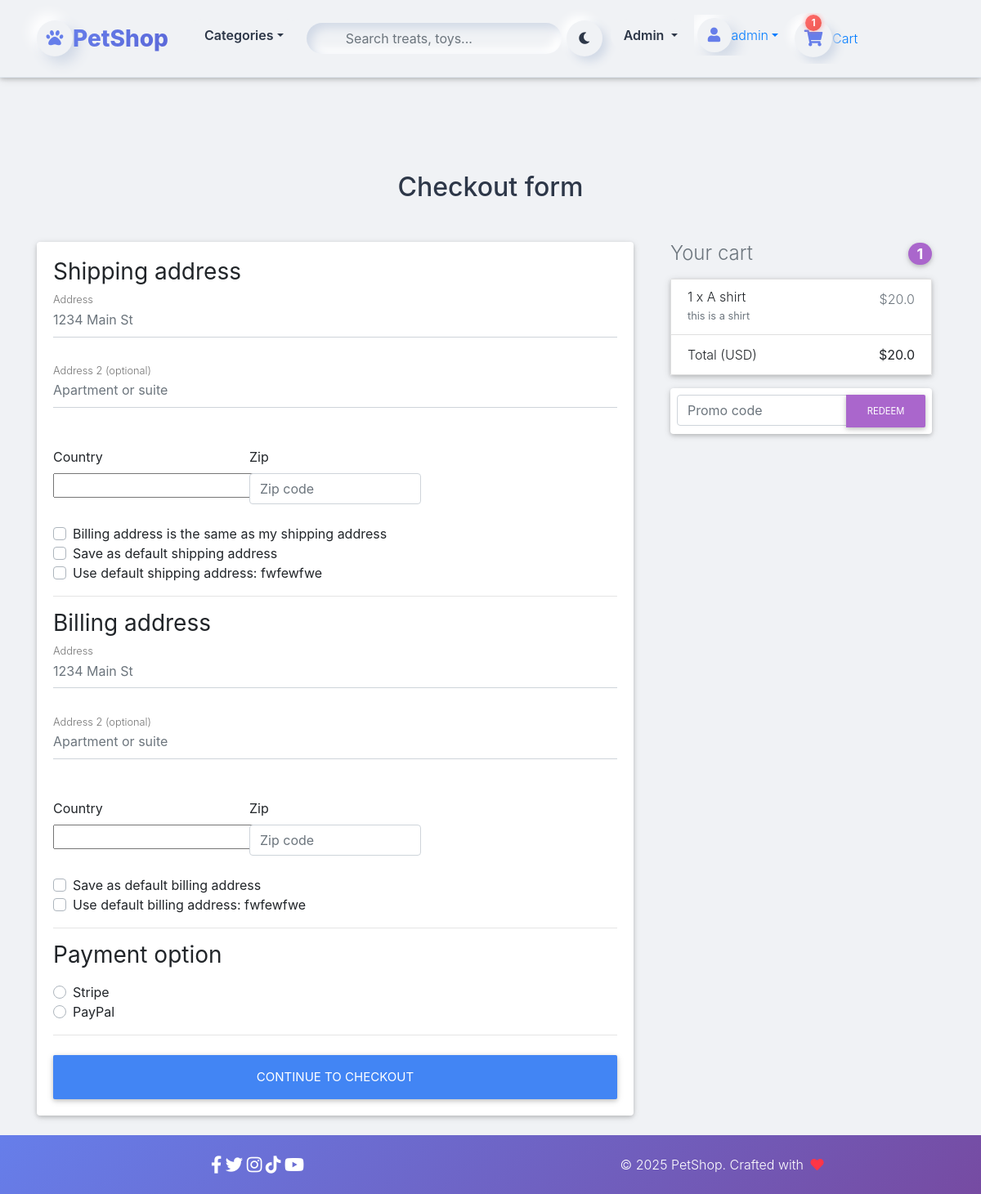
Before: /checkout/ (signed in) with the older database file.
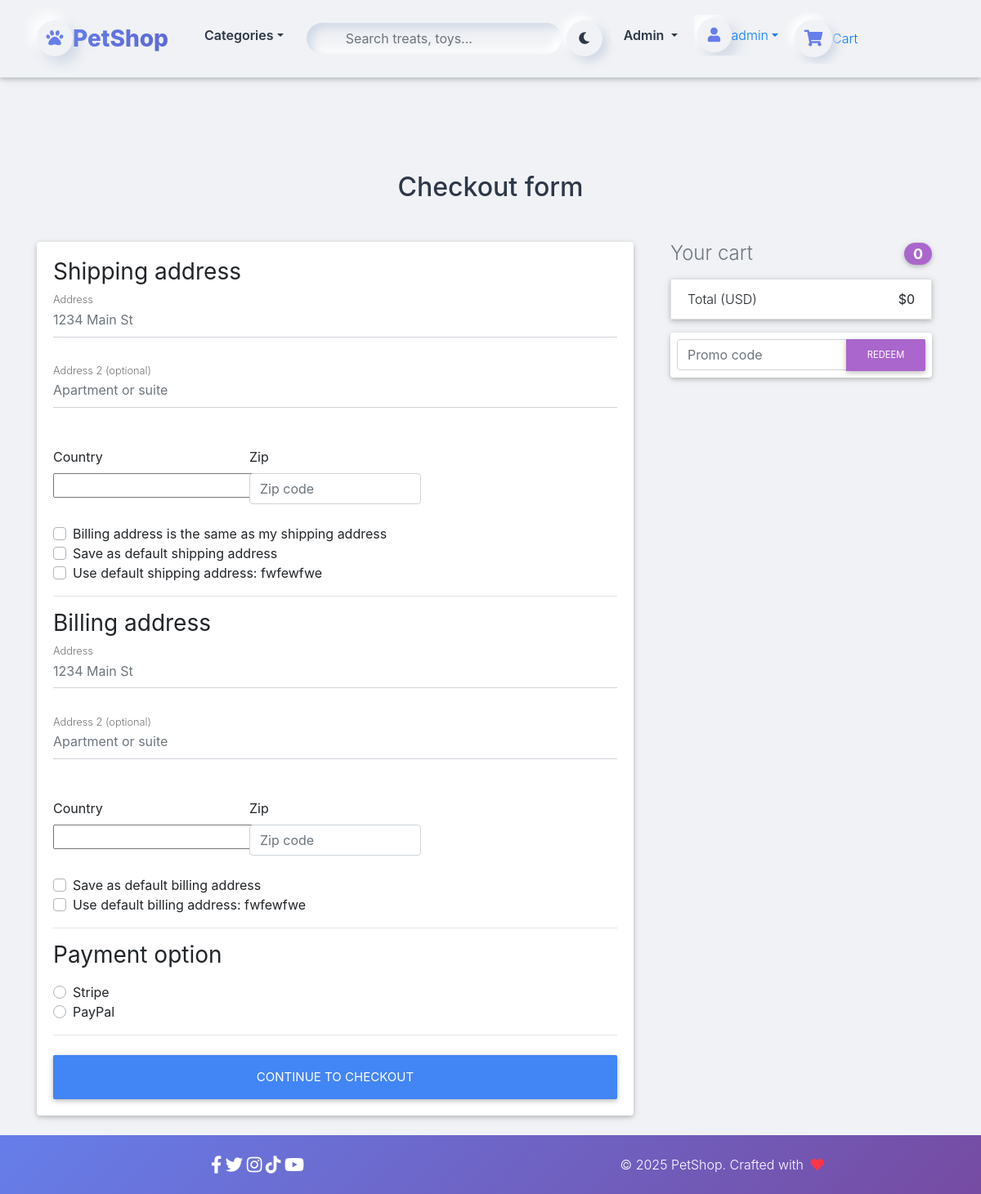
After: the same page with the newer database file.
### core/models.py (models this page shows, shortened)
class Order(models.Model):
    user = models.ForeignKey(settings.AUTH_USER_MODEL,
                             on_delete=models.CASCADE)
    ref_code = models.CharField(max_length=20, blank=True, null=True)
    items = models.ManyToManyField(OrderItem)
    start_date = models.DateTimeField(auto_now_add=True)
    ordered_date = models.DateTimeField()
    ordered = models.BooleanField(default=False)
    shipping_address = models.ForeignKey(
        'Address', related_name='shipping_address', on_delete=models.SET_NULL, blank=True, null=True)
    billing_address = models.ForeignKey(
        'Address', related_name='billing_address', on_delete=models.SET_NULL, blank=True, null=True)
    payment = models.ForeignKey(
        'Payment', on_delete=models.SET_NULL, blank=True, null=True)
    coupon = models.ForeignKey(
        'Coupon', on_delete=models.SET_NULL, blank=True, null=True)
    being_delivered = models.BooleanField(default=False)
    received = models.BooleanField(default=False)
    refund_requested = models.BooleanField(default=False)
    refund_granted = models.BooleanField(default=False)
    '''
    1. Item added to cart
    2. Adding a billing address
    (Failed checkout)
    3. Payment
    (Preprocessing, processing, packaging etc.)
    4. Being delivered
    5. Received
    6. Refunds
    '''
    def get_total(self):
        total = 0
        for order_item in self.items.all():
            total += order_item.get_final_price()
        if self.coupon:
            total -= self.coupon.amount
        return total

class OrderItem(models.Model):
    user = models.ForeignKey(settings.AUTH_USER_MODEL,
                             on_delete=models.CASCADE)
    ordered = models.BooleanField(default=False)
    item = models.ForeignKey(Item, on_delete=models.CASCADE)
    quantity = models.IntegerField(default=1)
    def get_total_discount_item_price(self):
        return self.quantity * self.item.discount_price
    def get_final_price(self):
        if self.item.discount_price:
            return self.get_total_discount_item_price()
        return self.get_total_item_price()

class Item(models.Model):
    title = models.CharField(max_length=100)
    price = models.FloatField()
    discount_price = models.FloatField(blank=True, null=True)
    category = models.CharField(choices=CATEGORY_CHOICES, max_length=2)
    label = models.CharField(choices=LABEL_CHOICES, max_length=1)
    slug = models.SlugField()
    description = models.TextField()
    image = models.ImageField()

### core/views.py (the view, shortened to what this page needs)
# urls.py: path('checkout/', CheckoutView.as_view(), name='checkout'),
class CheckoutView(View):
    def get(self, *args, **kwargs):
        try:
            order = Order.objects.get(user=self.request.user, ordered=False)
            form = CheckoutForm()
            context = {
                'form': form,
                'couponform': CouponForm(),
                'order': order,
                'DISPLAY_COUPON_FORM': True
            }
            shipping_address_qs = Address.objects.filter(
                user=self.request.user,
                address_type='S',
                default=True
            )
            if shipping_address_qs.exists():
                context.update(
                    {'default_shipping_address': shipping_address_qs[0]})
            billing_address_qs = Address.objects.filter(
                user=self.request.user,
                address_type='B',
                default=True
            )
            if billing_address_qs.exists():
                context.update(
                    {'default_billing_address': billing_address_qs[0]})
            return render(self.request, "checkout.html", context)
        except ObjectDoesNotExist:
            messages.info(self.request, "You do not have an active order")
            return redirect("core:checkout")

### core/forms.py
class CheckoutForm(forms.Form):
    shipping_address = forms.CharField(required=False)
    shipping_address2 = forms.CharField(required=False)
    shipping_country = CountryField(blank_label='(select country)').formfield(
        required=False,
        widget=CountrySelectWidget(attrs={
            'class': 'custom-select d-block w-100',
        }))
    shipping_zip = forms.CharField(required=False)
    billing_address = forms.CharField(required=False)
    billing_address2 = forms.CharField(required=False)
    billing_country = CountryField(blank_label='(select country)').formfield(
        required=False,
        widget=CountrySelectWidget(attrs={
            'class': 'custom-select d-block w-100',
        }))
    billing_zip = forms.CharField(required=False)
    same_billing_address = forms.BooleanField(required=False)
    set_default_shipping = forms.BooleanField(required=False)
    use_default_shipping = forms.BooleanField(required=False)
    set_default_billing = forms.BooleanField(required=False)
    use_default_billing = forms.BooleanField(required=False)
    payment_option = forms.ChoiceField(
        widget=forms.RadioSelect, choices=PAYMENT_CHOICES)

### templates/checkout.html (shortened to what the changed rows need)
{% extends "base.html" %}
{% load crispy_forms_tags %}
{% block content %}
  <main >
    <div class="container wow fadeIn">
      <h2 class="my-5 h2 text-center">Checkout form</h2>
      <div class="row">
        <div class="col-md-8 mb-4">
          <div class="card">
            <form method="POST" class="card-body">
              <div class="d-block my-3">
                {% for value, name in form.fields.payment_option.choices %}
                <div class="custom-control custom-radio">
                  <label class="custom-control-label" for="{{ name }}">{{ name }}</label>
                </div>
                {% endfor %}
              </div>
            </form>
          </div>
        </div>
        <div class="col-md-4 mb-4">
          {% include "order_snippet.html" %}
        </div>
      </div>
    </div>
  </main>
{% endblock content %}

### templates/navbar.html (shortened to what this page needs)
{% load cart_template_tags %}
{% load static %}
<nav class="navbar navbar-expand-lg fixed-top neu-navbar" id="mainNavbar">
  <div class="container">
    <a class="navbar-brand d-flex align-items-center fw-bold text-decoration-none" href="{% url 'core:home' %}">
      <div class="logo-neu rounded-circle d-flex align-items-center justify-content-center me-3 shadow-neu">
        <i class="fas fa-paw"></i>
      </div>
      <span class="brand-text">
        <span class="text-primary">Pet</span><span class="text-dark">Shop</span>
      </span>
    </a>
    <div class="collapse navbar-collapse" id="navbarContent">
      <ul class="navbar-nav me-auto mb-2 mb-lg-0">
        <li class="nav-item dropdown dropdown-hover">
          <a class="nav-link dropdown-toggle neu-link d-flex align-items-center px-4 py-2 rounded-pill"
             href="#" role="button" data-bs-toggle="dropdown" data-bs-auto-close="outside">
            Categories
          </a>
        </li>
      </ul>
      <form class="d-flex me-3 position-relative" method="GET" action="{% url 'core:home' %}">
        <div class="search-neu-wrapper">
          <input type="text" class="form-control search-neu-input" name="q"
                 placeholder="Search treats, toys..." value="{{ request.GET.q }}">
        </div>
      </form>
      <ul class="navbar-nav align-items-center">
        <li class="nav-item me-3">
          <button id="themeToggle" class="btn shadow-neu rounded-circle p-2 d-flex align-items-center justify-content-center">
            <i class="fas fa-moon"></i>
          </button>
        </li>
        {% if request.user.is_staff %}
        <li class="nav-item dropdown dropdown-hover me-2">
          <a class="nav-link dropdown-toggle neu-link px-3 py-2 rounded-pill text-warning"
             href="#" role="button" data-bs-toggle="dropdown" data-bs-auto-close="outside">
            Admin
          </a>
        </li>
        {% endif %}
        {% if request.user.is_authenticated %}
        <li class="nav-item dropdown dropdown-hover me-3">
          <a class="nav-link dropdown-toggle d-flex align-items-center p-1" href="#" role="button" data-bs-toggle="dropdown" data-bs-auto-close="outside">
            <div class="user-avatar-neu rounded-circle shadow-neu d-flex align-items-center justify-content-center">
              <i class="fas fa-user"></i>
            </div>
            <span class="d-none d-lg-inline fw-medium ms-2">{{ user.username }}</span>
          </a>
        </li>
<li class="nav-item">
  <a href="{% url 'core:order-summary' %}"
     class="nav-link position-relative d-flex align-items-center px-3 py-2 neu-cart-link rounded-pill">
    <div class="cart-icon-neu position-relative d-flex align-items-center justify-content-center">
      <i class="fas fa-shopping-cart"></i>
      {% with cart_count=request.user|cart_item_count %}
        {% if cart_count > 0 %}
        <span class="cart-badge-neu">{{ cart_count }}</span>
        {% endif %}
      {% endwith %}
    </div>
    <span class="d-none d-lg-inline fw-semibold ms-2">Cart</span>
  </a>
</li>
        {% else %}
        <li class="nav-item me-2"><a class="nav-link neu-link px-4 py-2 rounded-pill" href="{% url 'account_login' %}">Login</a></li>
        <li class="nav-item"><a class="btn neu-btn-primary rounded-pill px-4 py-2 shadow-neu" href="{% url 'account_signup' %}">Sign Up</a></li>
        {% endif %}
      </ul>
    </div>
  </div>
</nav>
<div style="height: 90px;"></div>

### templates/order_snippet.html (shortened to what this page needs)
<div class="col-md-12 mb-4">
    <h4 class="d-flex justify-content-between align-items-center mb-3">
    <span class="text-muted">Your cart</span>
    <span class="badge badge-secondary badge-pill">{{ order.items.count }}</span>
    </h4>
    <ul class="list-group mb-3 z-depth-1">
    {% for order_item in order.items.all %}
    <li class="list-group-item d-flex justify-content-between lh-condensed">
        <div>
        <h6 class="my-0">{{ order_item.quantity }} x {{ order_item.item.title}}</h6>
        <small class="text-muted">{{ order_item.item.description}}</small>
        </div>
        <span class="text-muted">${{ order_item.get_final_price }}</span>
    </li>
    {% endfor %}
    <li class="list-group-item d-flex justify-content-between">
        <span>Total (USD)</span>
        <strong>${{ order.get_total }}</strong>
    </li>
    </ul>
    {% if DISPLAY_COUPON_FORM %}
    <form class="card p-2" action="{% url 'core:add-coupon' %}" method="POST">
        <div class="input-group">
            {{ couponform.code }}
            <div class="input-group-append">
            <button class="btn btn-secondary btn-md waves-effect m-0" type="submit">Redeem</button>
            </div>
        </div>
    </form>
    {% endif %}
</div>

Changed rows visible on the page:
removed OrderItem: quantity "1", item "A shirt", item.description "this is a shirt", get_final_price "20.0"
computed for Order: items.count "1" → "0"; get_total "20.0" → "0"
Other visible differences:
{{ cart_count }}: "1" → (not shown)
